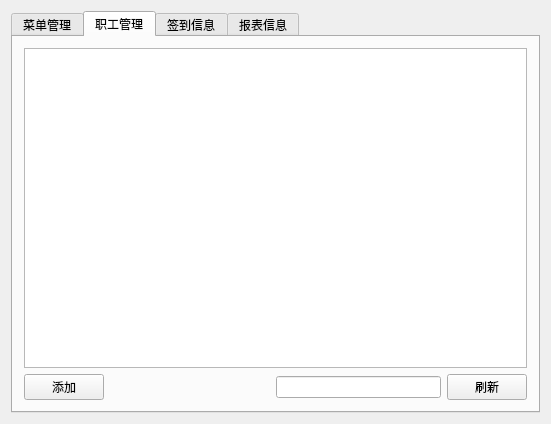
<?xml version="1.0" encoding="UTF-8"?>
<ui version="4.0">
 <class>Admin</class>
 <widget class="QWidget" name="Admin">
  <property name="geometry">
   <rect>
    <x>0</x>
    <y>0</y>
    <width>551</width>
    <height>424</height>
   </rect>
  </property>
  <property name="windowTitle">
   <string>Admin</string>
  </property>
  <layout class="QGridLayout" name="gridLayout">
   <item row="0" column="0">
    <widget class="QTabWidget" name="tabWidget">
     <property name="currentIndex">
      <number>1</number>
     </property>
     <widget class="QWidget" name="tab">
      <attribute name="title">
       <string>菜单管理</string>
      </attribute>
      <layout class="QGridLayout" name="gridLayout_5">
       <item row="0" column="0">
        <layout class="QVBoxLayout" name="verticalLayout">
         <item>
          <widget class="QTableWidget" name="tw_menu"/>
         </item>
         <item>
          <layout class="QHBoxLayout" name="horizontalLayout">
           <item>
            <widget class="QPushButton" name="pb_add">
             <property name="text">
              <string>添加</string>
             </property>
            </widget>
           </item>
           <item>
            <spacer name="horizontalSpacer">
             <property name="orientation">
              <enum>Qt::Horizontal</enum>
             </property>
             <property name="sizeHint" stdset="0">
              <size>
               <width>40</width>
               <height>20</height>
              </size>
             </property>
            </spacer>
           </item>
           <item>
            <widget class="QLineEdit" name="le_search"/>
           </item>
           <item>
            <widget class="QPushButton" name="pb_re">
             <property name="text">
              <string>刷新</string>
             </property>
            </widget>
           </item>
          </layout>
         </item>
        </layout>
       </item>
      </layout>
     </widget>
     <widget class="QWidget" name="tab_2">
      <attribute name="title">
       <string>职工管理</string>
      </attribute>
      <layout class="QGridLayout" name="gridLayout_4">
       <item row="0" column="0">
        <layout class="QVBoxLayout" name="verticalLayout_2">
         <item>
          <widget class="QTableWidget" name="tw_employee"/>
         </item>
         <item>
          <layout class="QHBoxLayout" name="horizontalLayout_2">
           <item>
            <widget class="QPushButton" name="pb_add_2">
             <property name="text">
              <string>添加</string>
             </property>
            </widget>
           </item>
           <item>
            <spacer name="horizontalSpacer_2">
             <property name="orientation">
              <enum>Qt::Horizontal</enum>
             </property>
             <property name="sizeHint" stdset="0">
              <size>
               <width>40</width>
               <height>20</height>
              </size>
             </property>
            </spacer>
           </item>
           <item>
            <widget class="QLineEdit" name="le_search_2"/>
           </item>
           <item>
            <widget class="QPushButton" name="pb_re_2">
             <property name="text">
              <string>刷新</string>
             </property>
            </widget>
           </item>
          </layout>
         </item>
        </layout>
       </item>
      </layout>
     </widget>
     <widget class="QWidget" name="tab_3">
      <attribute name="title">
       <string>签到信息</string>
      </attribute>
      <layout class="QGridLayout" name="gridLayout_3">
       <item row="0" column="0">
        <widget class="QTableWidget" name="tw_sign"/>
       </item>
      </layout>
     </widget>
     <widget class="QWidget" name="tab_4">
      <attribute name="title">
       <string>报表信息</string>
      </attribute>
      <layout class="QGridLayout" name="gridLayout_2">
       <item row="0" column="0">
        <layout class="QVBoxLayout" name="verticalLayout_3">
         <item>
          <widget class="QTableWidget" name="tw_sheet"/>
         </item>
         <item>
          <layout class="QHBoxLayout" name="horizontalLayout_3">
           <item>
            <spacer name="horizontalSpacer_3">
             <property name="orientation">
              <enum>Qt::Horizontal</enum>
             </property>
             <property name="sizeHint" stdset="0">
              <size>
               <width>40</width>
               <height>20</height>
              </size>
             </property>
            </spacer>
           </item>
           <item>
            <widget class="QLineEdit" name="le_date"/>
           </item>
           <item>
            <widget class="QPushButton" name="pb_datesearch">
             <property name="text">
              <string>搜索</string>
             </property>
            </widget>
           </item>
          </layout>
         </item>
        </layout>
       </item>
      </layout>
     </widget>
    </widget>
   </item>
  </layout>
 </widget>
 <layoutdefault spacing="6" margin="11"/>
 <resources/>
 <connections/>
</ui>
